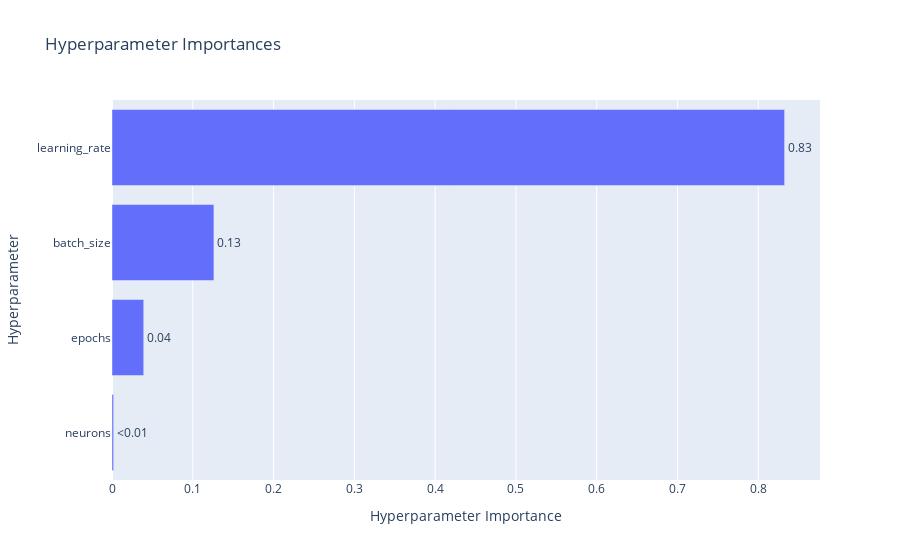
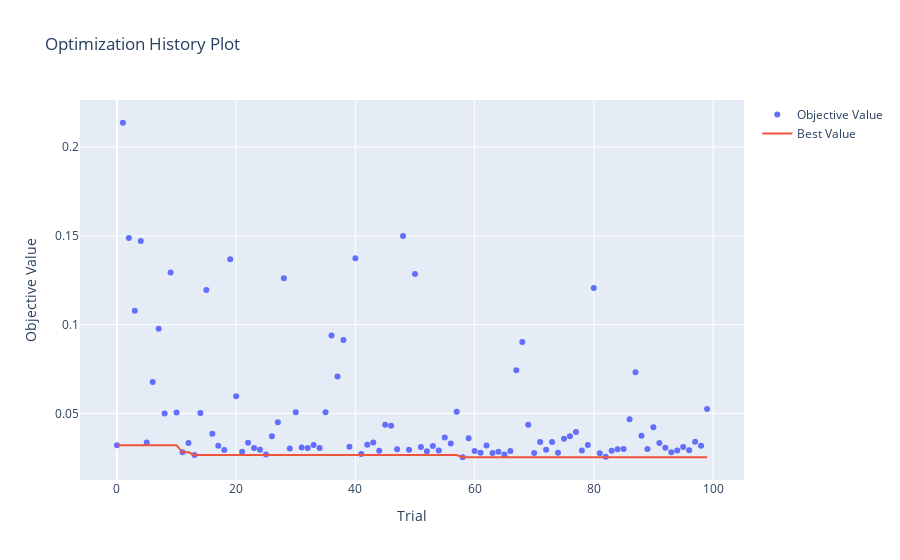
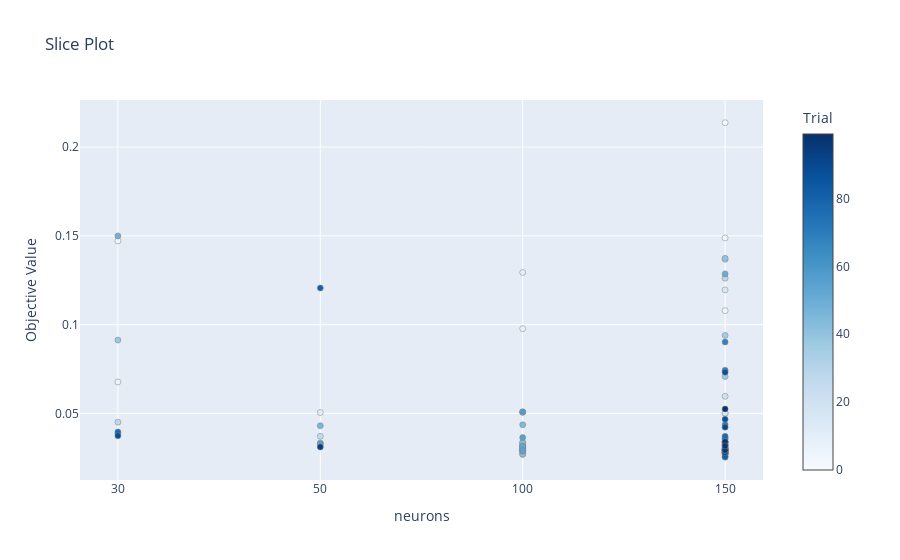
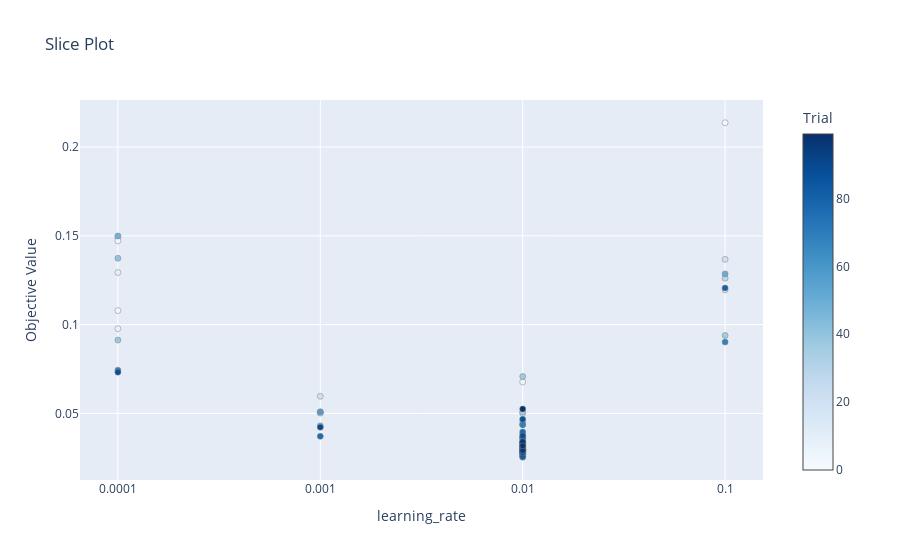

Notebook cell for these charts, in order:
### Code cell
# Hyperparameter importance
hyperparam_importance = ov.plot_param_importances(study)
hyperparam_importance.show()

# Optimization history
opt_history = ov.plot_optimization_history(study)
opt_history.show()

# Slice plots for all hyperparameters
for param in study.best_params.keys():
    slice_plot = ov.plot_slice(study, params=[param])
    slice_plot.show()
